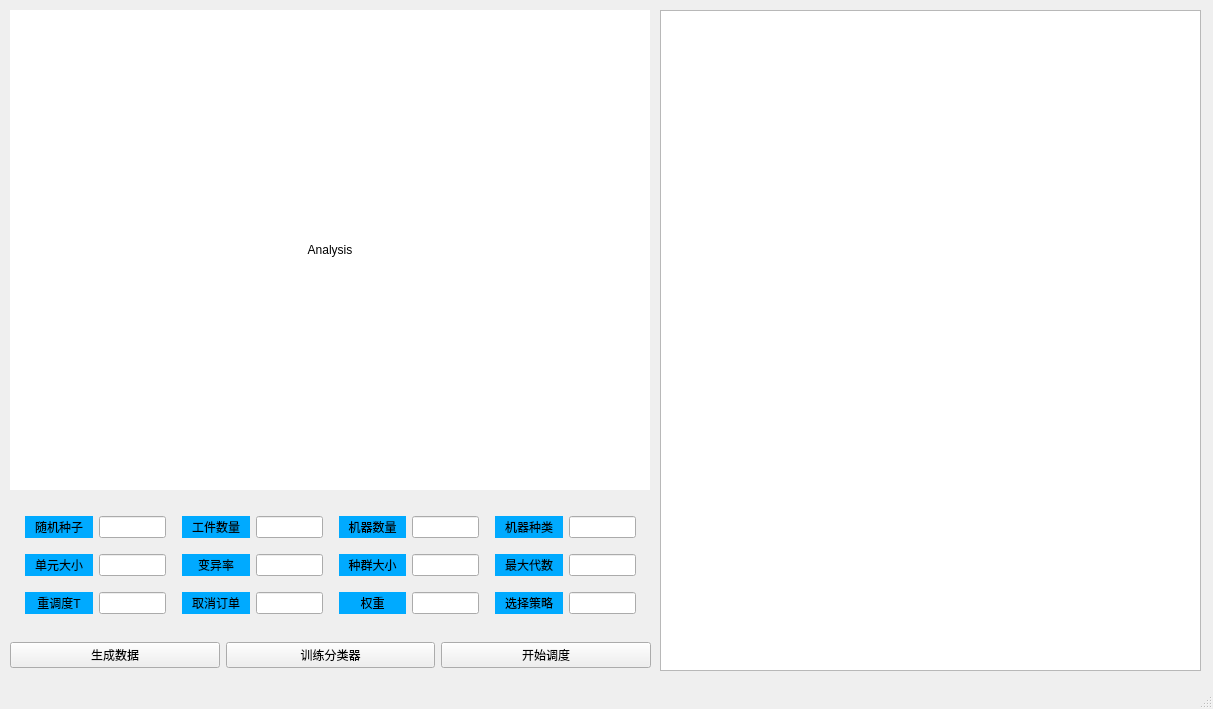
<?xml version="1.0" encoding="UTF-8"?>
<ui version="4.0">
 <class>MainWindow</class>
 <widget class="QMainWindow" name="MainWindow">
  <property name="geometry">
   <rect>
    <x>0</x>
    <y>0</y>
    <width>1213</width>
    <height>709</height>
   </rect>
  </property>
  <property name="windowTitle">
   <string>MainWindow</string>
  </property>
  <widget class="QWidget" name="centralwidget">
   <widget class="QLabel" name="img_analysis">
    <property name="geometry">
     <rect>
      <x>10</x>
      <y>10</y>
      <width>640</width>
      <height>480</height>
     </rect>
    </property>
    <property name="styleSheet">
     <string notr="true">background-color: rgb(255, 255, 255);</string>
    </property>
    <property name="text">
     <string>Analysis</string>
    </property>
    <property name="alignment">
     <set>Qt::AlignCenter</set>
    </property>
    <property name="margin">
     <number>5</number>
    </property>
   </widget>
   <widget class="QWidget" name="layoutWidget">
    <property name="geometry">
     <rect>
      <x>10</x>
      <y>640</y>
      <width>641</width>
      <height>31</height>
     </rect>
    </property>
    <layout class="QHBoxLayout" name="horizontalLayout">
     <item>
      <widget class="QPushButton" name="btn_gene_data">
       <property name="text">
        <string>生成数据</string>
       </property>
      </widget>
     </item>
     <item>
      <widget class="QPushButton" name="btn_cls">
       <property name="text">
        <string>训练分类器</string>
       </property>
      </widget>
     </item>
     <item>
      <widget class="QPushButton" name="btn_sche">
       <property name="text">
        <string>开始调度</string>
       </property>
      </widget>
     </item>
    </layout>
   </widget>
   <widget class="QWidget" name="layoutWidget">
    <property name="geometry">
     <rect>
      <x>10</x>
      <y>500</y>
      <width>641</width>
      <height>131</height>
     </rect>
    </property>
    <layout class="QGridLayout" name="gridLayout" columnstretch="1,1,1,1" rowminimumheight="1,1,1,1" columnminimumwidth="1,1,1,1">
     <property name="leftMargin">
      <number>10</number>
     </property>
     <property name="topMargin">
      <number>10</number>
     </property>
     <property name="rightMargin">
      <number>10</number>
     </property>
     <property name="bottomMargin">
      <number>10</number>
     </property>
     <item row="1" column="3">
      <layout class="QHBoxLayout" name="input_box_11" stretch="1,1">
       <property name="leftMargin">
        <number>5</number>
       </property>
       <property name="topMargin">
        <number>5</number>
       </property>
       <property name="rightMargin">
        <number>5</number>
       </property>
       <property name="bottomMargin">
        <number>5</number>
       </property>
       <item>
        <widget class="QLabel" name="label_11">
         <property name="layoutDirection">
          <enum>Qt::LeftToRight</enum>
         </property>
         <property name="styleSheet">
          <string notr="true">background-color: rgb(0, 170, 255);</string>
         </property>
         <property name="text">
          <string>机器种类</string>
         </property>
         <property name="alignment">
          <set>Qt::AlignCenter</set>
         </property>
         <property name="textInteractionFlags">
          <set>Qt::LinksAccessibleByMouse|Qt::TextEditable</set>
         </property>
        </widget>
       </item>
       <item>
        <widget class="QLineEdit" name="mcls"/>
       </item>
      </layout>
     </item>
     <item row="1" column="1">
      <layout class="QHBoxLayout" name="input_box_9" stretch="1,1">
       <property name="leftMargin">
        <number>5</number>
       </property>
       <property name="topMargin">
        <number>5</number>
       </property>
       <property name="rightMargin">
        <number>5</number>
       </property>
       <property name="bottomMargin">
        <number>5</number>
       </property>
       <item>
        <widget class="QLabel" name="label_9">
         <property name="layoutDirection">
          <enum>Qt::LeftToRight</enum>
         </property>
         <property name="styleSheet">
          <string notr="true">background-color: rgb(0, 170, 255);</string>
         </property>
         <property name="text">
          <string>工件数量</string>
         </property>
         <property name="alignment">
          <set>Qt::AlignCenter</set>
         </property>
         <property name="textInteractionFlags">
          <set>Qt::LinksAccessibleByMouse|Qt::TextEditable</set>
         </property>
        </widget>
       </item>
       <item>
        <widget class="QLineEdit" name="pnum"/>
       </item>
      </layout>
     </item>
     <item row="2" column="2">
      <layout class="QHBoxLayout" name="input_box_6" stretch="1,1">
       <property name="leftMargin">
        <number>5</number>
       </property>
       <property name="topMargin">
        <number>5</number>
       </property>
       <property name="rightMargin">
        <number>5</number>
       </property>
       <property name="bottomMargin">
        <number>5</number>
       </property>
       <item>
        <widget class="QLabel" name="label_6">
         <property name="layoutDirection">
          <enum>Qt::LeftToRight</enum>
         </property>
         <property name="styleSheet">
          <string notr="true">background-color: rgb(0, 170, 255);</string>
         </property>
         <property name="text">
          <string>种群大小</string>
         </property>
         <property name="alignment">
          <set>Qt::AlignCenter</set>
         </property>
         <property name="textInteractionFlags">
          <set>Qt::LinksAccessibleByMouse|Qt::TextEditable</set>
         </property>
        </widget>
       </item>
       <item>
        <widget class="QLineEdit" name="Np"/>
       </item>
      </layout>
     </item>
     <item row="2" column="3">
      <layout class="QHBoxLayout" name="input_box_7" stretch="1,1">
       <property name="leftMargin">
        <number>5</number>
       </property>
       <property name="topMargin">
        <number>5</number>
       </property>
       <property name="rightMargin">
        <number>5</number>
       </property>
       <property name="bottomMargin">
        <number>5</number>
       </property>
       <item>
        <widget class="QLabel" name="label_7">
         <property name="layoutDirection">
          <enum>Qt::LeftToRight</enum>
         </property>
         <property name="styleSheet">
          <string notr="true">background-color: rgb(0, 170, 255);</string>
         </property>
         <property name="text">
          <string>最大代数</string>
         </property>
         <property name="alignment">
          <set>Qt::AlignCenter</set>
         </property>
         <property name="textInteractionFlags">
          <set>Qt::LinksAccessibleByMouse|Qt::TextEditable</set>
         </property>
        </widget>
       </item>
       <item>
        <widget class="QLineEdit" name="Gm"/>
       </item>
      </layout>
     </item>
     <item row="1" column="0">
      <layout class="QHBoxLayout" name="input_box_12" stretch="1,1">
       <property name="leftMargin">
        <number>5</number>
       </property>
       <property name="topMargin">
        <number>5</number>
       </property>
       <property name="rightMargin">
        <number>5</number>
       </property>
       <property name="bottomMargin">
        <number>5</number>
       </property>
       <item>
        <widget class="QLabel" name="label_12">
         <property name="layoutDirection">
          <enum>Qt::LeftToRight</enum>
         </property>
         <property name="styleSheet">
          <string notr="true">background-color: rgb(0, 170, 255);</string>
         </property>
         <property name="text">
          <string>随机种子</string>
         </property>
         <property name="alignment">
          <set>Qt::AlignCenter</set>
         </property>
         <property name="textInteractionFlags">
          <set>Qt::LinksAccessibleByMouse|Qt::TextEditable</set>
         </property>
        </widget>
       </item>
       <item>
        <widget class="QLineEdit" name="seed"/>
       </item>
      </layout>
     </item>
     <item row="2" column="1">
      <layout class="QHBoxLayout" name="input_box_5" stretch="1,1">
       <property name="leftMargin">
        <number>5</number>
       </property>
       <property name="topMargin">
        <number>5</number>
       </property>
       <property name="rightMargin">
        <number>5</number>
       </property>
       <property name="bottomMargin">
        <number>5</number>
       </property>
       <item>
        <widget class="QLabel" name="label_5">
         <property name="layoutDirection">
          <enum>Qt::LeftToRight</enum>
         </property>
         <property name="styleSheet">
          <string notr="true">background-color: rgb(0, 170, 255);</string>
         </property>
         <property name="text">
          <string>变异率</string>
         </property>
         <property name="alignment">
          <set>Qt::AlignCenter</set>
         </property>
         <property name="textInteractionFlags">
          <set>Qt::LinksAccessibleByMouse|Qt::TextEditable</set>
         </property>
        </widget>
       </item>
       <item>
        <widget class="QLineEdit" name="CR"/>
       </item>
      </layout>
     </item>
     <item row="2" column="0">
      <layout class="QHBoxLayout" name="input_box_2" stretch="1,1">
       <property name="leftMargin">
        <number>5</number>
       </property>
       <property name="topMargin">
        <number>5</number>
       </property>
       <property name="rightMargin">
        <number>5</number>
       </property>
       <property name="bottomMargin">
        <number>5</number>
       </property>
       <item>
        <widget class="QLabel" name="label_2">
         <property name="layoutDirection">
          <enum>Qt::LeftToRight</enum>
         </property>
         <property name="styleSheet">
          <string notr="true">background-color: rgb(0, 170, 255);</string>
         </property>
         <property name="text">
          <string>单元大小</string>
         </property>
         <property name="alignment">
          <set>Qt::AlignCenter</set>
         </property>
         <property name="textInteractionFlags">
          <set>Qt::LinksAccessibleByMouse|Qt::TextEditable</set>
         </property>
        </widget>
       </item>
       <item>
        <widget class="QLineEdit" name="cell_size"/>
       </item>
      </layout>
     </item>
     <item row="3" column="3">
      <layout class="QHBoxLayout" name="input_box_8" stretch="1,1">
       <property name="leftMargin">
        <number>5</number>
       </property>
       <property name="topMargin">
        <number>5</number>
       </property>
       <property name="rightMargin">
        <number>5</number>
       </property>
       <property name="bottomMargin">
        <number>5</number>
       </property>
       <item>
        <widget class="QLabel" name="label_8">
         <property name="layoutDirection">
          <enum>Qt::LeftToRight</enum>
         </property>
         <property name="styleSheet">
          <string notr="true">background-color: rgb(0, 170, 255);</string>
         </property>
         <property name="text">
          <string>选择策略</string>
         </property>
         <property name="alignment">
          <set>Qt::AlignCenter</set>
         </property>
         <property name="textInteractionFlags">
          <set>Qt::LinksAccessibleByMouse|Qt::TextEditable</set>
         </property>
        </widget>
       </item>
       <item>
        <widget class="QLineEdit" name="strategy"/>
       </item>
      </layout>
     </item>
     <item row="1" column="2">
      <layout class="QHBoxLayout" name="input_box_10" stretch="1,1">
       <property name="leftMargin">
        <number>5</number>
       </property>
       <property name="topMargin">
        <number>5</number>
       </property>
       <property name="rightMargin">
        <number>5</number>
       </property>
       <property name="bottomMargin">
        <number>5</number>
       </property>
       <item>
        <widget class="QLabel" name="label_10">
         <property name="layoutDirection">
          <enum>Qt::LeftToRight</enum>
         </property>
         <property name="styleSheet">
          <string notr="true">background-color: rgb(0, 170, 255);</string>
         </property>
         <property name="text">
          <string>机器数量</string>
         </property>
         <property name="alignment">
          <set>Qt::AlignCenter</set>
         </property>
         <property name="textInteractionFlags">
          <set>Qt::LinksAccessibleByMouse|Qt::TextEditable</set>
         </property>
        </widget>
       </item>
       <item>
        <widget class="QLineEdit" name="mnum"/>
       </item>
      </layout>
     </item>
     <item row="3" column="0">
      <layout class="QHBoxLayout" name="input_box" stretch="1,1">
       <property name="leftMargin">
        <number>5</number>
       </property>
       <property name="topMargin">
        <number>5</number>
       </property>
       <property name="rightMargin">
        <number>5</number>
       </property>
       <property name="bottomMargin">
        <number>5</number>
       </property>
       <item>
        <widget class="QLabel" name="label">
         <property name="layoutDirection">
          <enum>Qt::LeftToRight</enum>
         </property>
         <property name="styleSheet">
          <string notr="true">background-color: rgb(0, 170, 255);</string>
         </property>
         <property name="text">
          <string>重调度T</string>
         </property>
         <property name="alignment">
          <set>Qt::AlignCenter</set>
         </property>
         <property name="textInteractionFlags">
          <set>Qt::LinksAccessibleByMouse|Qt::TextEditable</set>
         </property>
        </widget>
       </item>
       <item>
        <widget class="QLineEdit" name="rt"/>
       </item>
      </layout>
     </item>
     <item row="3" column="1">
      <layout class="QHBoxLayout" name="input_box_3" stretch="1,1">
       <property name="leftMargin">
        <number>5</number>
       </property>
       <property name="topMargin">
        <number>5</number>
       </property>
       <property name="rightMargin">
        <number>5</number>
       </property>
       <property name="bottomMargin">
        <number>5</number>
       </property>
       <item>
        <widget class="QLabel" name="label_3">
         <property name="layoutDirection">
          <enum>Qt::LeftToRight</enum>
         </property>
         <property name="styleSheet">
          <string notr="true">background-color: rgb(0, 170, 255);</string>
         </property>
         <property name="text">
          <string>取消订单</string>
         </property>
         <property name="alignment">
          <set>Qt::AlignCenter</set>
         </property>
         <property name="textInteractionFlags">
          <set>Qt::LinksAccessibleByMouse|Qt::TextEditable</set>
         </property>
        </widget>
       </item>
       <item>
        <widget class="QLineEdit" name="cancel_order"/>
       </item>
      </layout>
     </item>
     <item row="3" column="2">
      <layout class="QHBoxLayout" name="input_box_4" stretch="1,1">
       <property name="leftMargin">
        <number>5</number>
       </property>
       <property name="topMargin">
        <number>5</number>
       </property>
       <property name="rightMargin">
        <number>5</number>
       </property>
       <property name="bottomMargin">
        <number>5</number>
       </property>
       <item>
        <widget class="QLabel" name="label_4">
         <property name="layoutDirection">
          <enum>Qt::LeftToRight</enum>
         </property>
         <property name="styleSheet">
          <string notr="true">background-color: rgb(0, 170, 255);</string>
         </property>
         <property name="text">
          <string>权重</string>
         </property>
         <property name="alignment">
          <set>Qt::AlignCenter</set>
         </property>
         <property name="textInteractionFlags">
          <set>Qt::LinksAccessibleByMouse|Qt::TextEditable</set>
         </property>
        </widget>
       </item>
       <item>
        <widget class="QLineEdit" name="weights"/>
       </item>
      </layout>
     </item>
    </layout>
   </widget>
   <widget class="QTextBrowser" name="display">
    <property name="geometry">
     <rect>
      <x>660</x>
      <y>10</y>
      <width>541</width>
      <height>661</height>
     </rect>
    </property>
   </widget>
  </widget>
  <widget class="QMenuBar" name="menubar">
   <property name="geometry">
    <rect>
     <x>0</x>
     <y>0</y>
     <width>1213</width>
     <height>23</height>
    </rect>
   </property>
  </widget>
  <widget class="QStatusBar" name="statusbar"/>
 </widget>
 <resources/>
 <connections/>
</ui>
